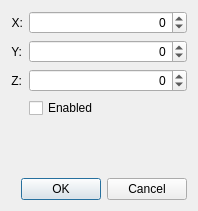
<?xml version="1.0" encoding="UTF-8"?>
<ui version="4.0">
 <class>DialogLighting</class>
 <widget class="QDialog" name="DialogLighting">
  <property name="geometry">
   <rect>
    <x>0</x>
    <y>0</y>
    <width>198</width>
    <height>211</height>
   </rect>
  </property>
  <property name="windowTitle">
   <string>Lighting</string>
  </property>
  <layout class="QGridLayout" name="gridLayout">
   <item row="0" column="0">
    <widget class="QLabel" name="label">
     <property name="sizePolicy">
      <sizepolicy hsizetype="Maximum" vsizetype="Preferred">
       <horstretch>0</horstretch>
       <verstretch>0</verstretch>
      </sizepolicy>
     </property>
     <property name="text">
      <string>X:</string>
     </property>
     <property name="alignment">
      <set>Qt::AlignRight|Qt::AlignTrailing|Qt::AlignVCenter</set>
     </property>
     <property name="buddy">
      <cstring>spinBox_X</cstring>
     </property>
    </widget>
   </item>
   <item row="0" column="1">
    <widget class="QSpinBox" name="spinBox_X">
     <property name="alignment">
      <set>Qt::AlignRight|Qt::AlignTrailing|Qt::AlignVCenter</set>
     </property>
     <property name="minimum">
      <number>-99999</number>
     </property>
     <property name="maximum">
      <number>99999</number>
     </property>
     <property name="singleStep">
      <number>1000</number>
     </property>
    </widget>
   </item>
   <item row="1" column="0">
    <widget class="QLabel" name="label_2">
     <property name="sizePolicy">
      <sizepolicy hsizetype="Maximum" vsizetype="Preferred">
       <horstretch>0</horstretch>
       <verstretch>0</verstretch>
      </sizepolicy>
     </property>
     <property name="text">
      <string>Y:</string>
     </property>
     <property name="alignment">
      <set>Qt::AlignRight|Qt::AlignTrailing|Qt::AlignVCenter</set>
     </property>
     <property name="buddy">
      <cstring>spinBox_Y</cstring>
     </property>
    </widget>
   </item>
   <item row="1" column="1">
    <widget class="QSpinBox" name="spinBox_Y">
     <property name="alignment">
      <set>Qt::AlignRight|Qt::AlignTrailing|Qt::AlignVCenter</set>
     </property>
     <property name="minimum">
      <number>-99999</number>
     </property>
     <property name="maximum">
      <number>99999</number>
     </property>
     <property name="singleStep">
      <number>1000</number>
     </property>
    </widget>
   </item>
   <item row="2" column="0">
    <widget class="QLabel" name="label_3">
     <property name="sizePolicy">
      <sizepolicy hsizetype="Maximum" vsizetype="Preferred">
       <horstretch>0</horstretch>
       <verstretch>0</verstretch>
      </sizepolicy>
     </property>
     <property name="text">
      <string>Z:</string>
     </property>
     <property name="alignment">
      <set>Qt::AlignRight|Qt::AlignTrailing|Qt::AlignVCenter</set>
     </property>
     <property name="buddy">
      <cstring>spinBox_Z</cstring>
     </property>
    </widget>
   </item>
   <item row="2" column="1">
    <widget class="QSpinBox" name="spinBox_Z">
     <property name="alignment">
      <set>Qt::AlignRight|Qt::AlignTrailing|Qt::AlignVCenter</set>
     </property>
     <property name="minimum">
      <number>-99999</number>
     </property>
     <property name="maximum">
      <number>99999</number>
     </property>
     <property name="singleStep">
      <number>1000</number>
     </property>
    </widget>
   </item>
   <item row="4" column="1">
    <spacer name="verticalSpacer">
     <property name="orientation">
      <enum>Qt::Vertical</enum>
     </property>
     <property name="sizeHint" stdset="0">
      <size>
       <width>20</width>
       <height>36</height>
      </size>
     </property>
    </spacer>
   </item>
   <item row="5" column="0" colspan="2">
    <widget class="QDialogButtonBox" name="buttonBox">
     <property name="orientation">
      <enum>Qt::Horizontal</enum>
     </property>
     <property name="standardButtons">
      <set>QDialogButtonBox::Cancel|QDialogButtonBox::Ok</set>
     </property>
    </widget>
   </item>
   <item row="3" column="1">
    <widget class="QCheckBox" name="checkBoxEnabled">
     <property name="text">
      <string>Enabled</string>
     </property>
    </widget>
   </item>
  </layout>
 </widget>
 <resources/>
 <connections>
  <connection>
   <sender>buttonBox</sender>
   <signal>accepted()</signal>
   <receiver>DialogLighting</receiver>
   <slot>accept()</slot>
   <hints>
    <hint type="sourcelabel">
     <x>248</x>
     <y>254</y>
    </hint>
    <hint type="destinationlabel">
     <x>157</x>
     <y>274</y>
    </hint>
   </hints>
  </connection>
  <connection>
   <sender>buttonBox</sender>
   <signal>rejected()</signal>
   <receiver>DialogLighting</receiver>
   <slot>reject()</slot>
   <hints>
    <hint type="sourcelabel">
     <x>316</x>
     <y>260</y>
    </hint>
    <hint type="destinationlabel">
     <x>286</x>
     <y>274</y>
    </hint>
   </hints>
  </connection>
 </connections>
</ui>
